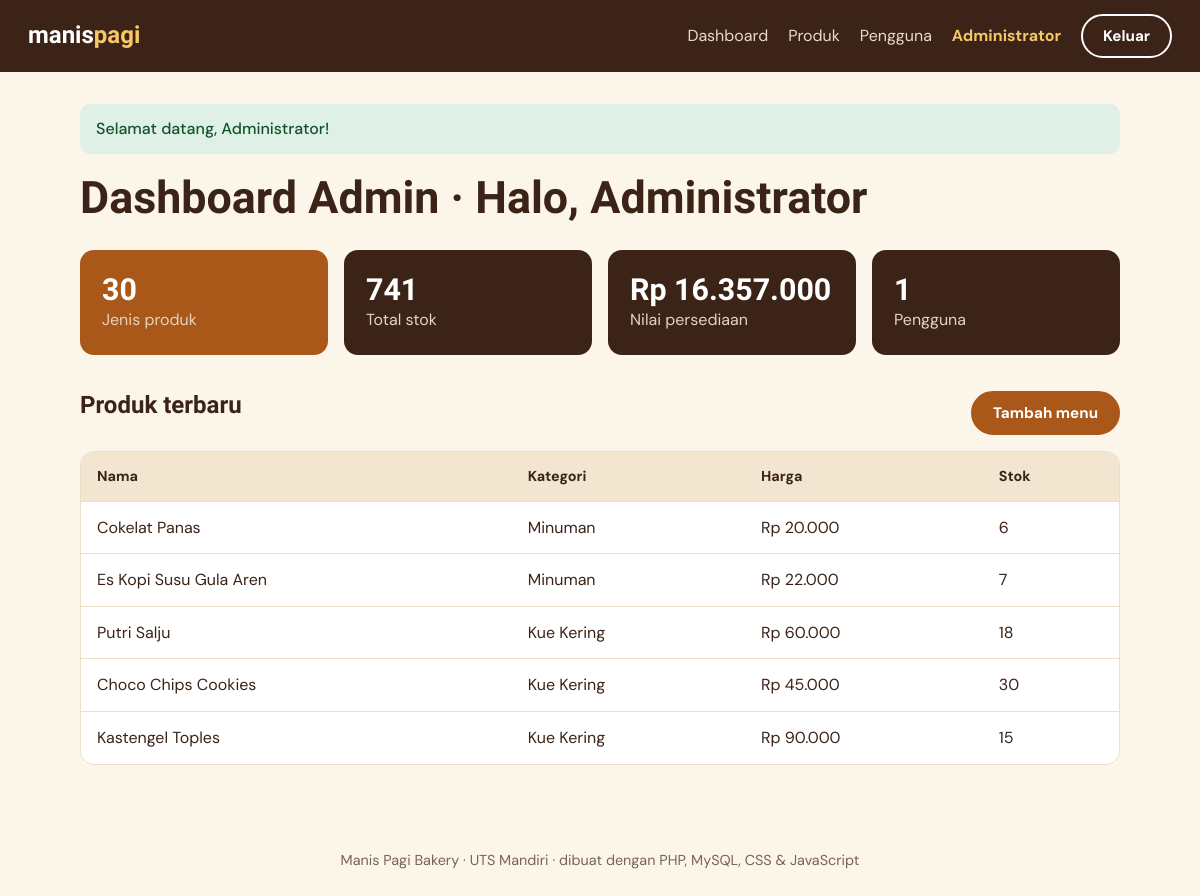
The app's page /index.php?r=dashboard/index (signed in) with its own data.
### tables this page shows
CREATE TABLE IF NOT EXISTS produk (
  id INT AUTO_INCREMENT PRIMARY KEY,
  nama VARCHAR(120) NOT NULL,
  kategori VARCHAR(60) NOT NULL,
  harga INT NOT NULL DEFAULT 0,
  stok INT NOT NULL DEFAULT 0,
  deskripsi TEXT,
  created_at TIMESTAMP DEFAULT CURRENT_TIMESTAMP
);

### app/core/Controller.php (called while the page is built, shortened)
<?php
class Controller {
    protected function view(string $name, array $data = []): void {
        extract($data);
        require __DIR__ . "/../views/layouts/header.php";
        require __DIR__ . "/../views/$name.php";
        require __DIR__ . "/../views/layouts/footer.php";
    }
}

### app/controllers/DashboardController.php (called while the page is built, shortened)
<?php
class DashboardController extends Controller {
    public function index() {
        $this->view('dashboard/index', ['title'=>'Dashboard','stats'=>(new Product)->stats(),'users'=>(new User)->count(),'terbaru'=>array_slice((new Product)->all(),0,5)]);
    }
}

### public/index.php (called while the page is built, shortened)
<?php
function url(string $r = ''): string { return BASE . '/index.php?r=' . $r; }
function e($v): string { return htmlspecialchars((string)$v, ENT_QUOTES, 'UTF-8'); }
function rupiah($n): string { return 'Rp ' . number_format((float)$n, 0, ',', '.'); }
$r = $_GET['r'] ?? 'home/index';
[$c, $a] = array_pad(explode('/', $r), 2, 'index');
$obj = new $class;
$obj->$a();

### app/models/Product.php (called while the page is built, shortened)
<?php
class Product {
    private PDO $db;
    public function __construct() { $this->db = Database::conn(); }
    public function all(): array { return $this->db->query("SELECT * FROM produk ORDER BY id DESC")->fetchAll(); }
    public function stats(): array {
        return $this->db->query("SELECT COUNT(*) total, COALESCE(SUM(stok),0) stok, COALESCE(SUM(harga*stok),0) nilai FROM produk")->fetch();
    }
}

### app/views/dashboard/index.php (the view)
<h1>Dashboard Admin · Halo, <?= e($_SESSION['user']['nama']) ?></h1>
<div class="stats">
  <div class="stat"><b><?= (int)$stats['total'] ?></b><span>Jenis produk</span></div>
  <div class="stat"><b><?= (int)$stats['stok'] ?></b><span>Total stok</span></div>
  <div class="stat"><b><?= rupiah($stats['nilai']) ?></b><span>Nilai persediaan</span></div>
  <div class="stat"><b><?= $users ?></b><span>Pengguna</span></div>
</div>
<div class="row between"><h2 class="sec">Produk terbaru</h2><a class="btn" href="<?= url('product/create') ?>">Tambah menu</a></div>
<div class="table-wrap"><table>
<tr><th>Nama</th><th>Kategori</th><th>Harga</th><th>Stok</th></tr>
<?php foreach ($terbaru as $p): ?>
<tr><td><?= e($p['nama']) ?></td><td><?= e($p['kategori']) ?></td><td><?= rupiah($p['harga']) ?></td><td><?= (int)$p['stok'] ?></td></tr>
<?php endforeach; if (!$terbaru): ?><tr><td colspan="4" class="empty">Belum ada produk.</td></tr><?php endif; ?>
</table></div>

### app/views/layouts/header.php (shortened to what this page needs)
<!DOCTYPE html>
<html lang="id">
<head>
<link rel="stylesheet" href="<?= BASE ?>/css/style.css">
</head>
<body>
<header class="nav">
  <a class="brand" href="<?= url('home/index') ?>">manis<span>pagi</span></a>
  <nav>
  <?php if (!empty($_SESSION['user'])): ?>
    <a href="<?= url('dashboard/index') ?>">Dashboard</a>
    <a href="<?= url('product/index') ?>">Produk</a>
    <?php if ($_SESSION['user']['role']==='admin'): ?><a href="<?= url('user/index') ?>">Pengguna</a><?php endif; ?>
    <span class="who"><?= e($_SESSION['user']['nama']) ?></span>
    <a class="btn btn-line" href="<?= url('auth/logout') ?>">Keluar</a>
  <?php else: ?>
    <a href="<?= url('auth/login') ?>">Masuk</a>
    <a class="btn" href="<?= url('auth/register') ?>">Daftar</a>
  <?php endif; ?>
  </nav>
</header>
<main class="wrap">
<?php if (!empty($_SESSION['flash'])): [$t,$m] = $_SESSION['flash']; unset($_SESSION['flash']); ?>
  <div class="toast <?= $t ?>"><?= e($m) ?></div>
<?php endif; ?>

### app/views/layouts/footer.php (shortened to what this page needs)
</main>
<footer class="foot">Manis Pagi Bakery · UTS Mandiri · dibuat dengan PHP, MySQL, CSS &amp; JavaScript</footer>
</body>
</html>

### public/css/style.css (style rules this page uses)
:root { --bg:#fbf5ea;--ink:#3b2417;--muted:#7a6352;--teal:#a9581a;--teal-d:#82410f;--sun:#f6c667;--card:#fff;--line:#ecdfca;--red:#b3392f;--r:14px }
* { box-sizing:border-box }
body { margin:0;background:var(--bg);color:var(--ink);font:16px/1.6 'DM Sans',system-ui,sans-serif }
h1,h2,h3,.brand { font-family:'Bricolage Grotesque',system-ui,sans-serif;line-height:1.15;margin:0 0 .6em }
h1 { font-size:clamp(1.9rem,4vw,2.8rem);font-weight:800 }
a { color:var(--teal) }
.wrap { max-width:1080px;margin:0 auto;padding:32px 20px 60px }
.nav { display:flex;align-items:center;justify-content:space-between;padding:14px 28px;background:var(--ink);position:sticky;top:0;z-index:5 }
.brand { color:#fff;text-decoration:none;font-size:1.5rem;font-weight:800;margin:0 }
.brand span { color:var(--sun) }
.nav nav { display:flex;align-items:center;gap:20px }
.nav nav a:not(.btn) { color:#ead9c4;text-decoration:none }
.who { color:var(--sun);font-weight:700 }
.btn { display:inline-block;background:var(--teal);color:#fff;border:2px solid var(--teal);padding:10px 20px;border-radius:999px;font:700 .95rem 'DM Sans',sans-serif;text-decoration:none;cursor:pointer;transition:background .15s }
.btn-line { background:transparent;color:var(--teal) }
.nav .btn-line { color:#fff;border-color:#fff }
.row { display:flex;gap:12px;flex-wrap:wrap;align-items:center }
.between { justify-content:space-between }
.sec { font-size:1.5rem }
.stats { display:grid;grid-template-columns:repeat(auto-fit,minmax(200px,1fr));gap:16px;margin:24px 0 36px }
.stat { background:var(--ink);color:#fff;border-radius:var(--r);padding:22px }
.stat:first-child { background:var(--teal) }
.stat b { display:block;font:800 1.9rem 'Bricolage Grotesque' }
.stat span { color:#e6d3bd }
.table-wrap { overflow-x:auto;background:var(--card);border:1px solid var(--line);border-radius:var(--r);margin-top:16px }
table { width:100%;border-collapse:collapse }
th,td { padding:13px 16px;text-align:left;border-bottom:1px solid var(--line) }
th { background:#f3e6d1;font-size:.9rem }
tr:last-child td { border-bottom:0 }
.toast { padding:12px 16px;border-radius:10px;margin-bottom:18px;font-weight:500;transition:opacity .4s }
.toast.ok { background:#dff1e6;color:#14532d }
.foot { text-align:center;color:var(--muted);padding:24px;font-size:.9rem }

### records on screen
produk: nama "Cokelat Panas", kategori "Minuman", harga "Rp 20.000", stok "6"
produk: nama "Es Kopi Susu Gula Aren", kategori "Minuman", harga "Rp 22.000", stok "7"
produk: nama "Putri Salju", kategori "Kue Kering", harga "Rp 60.000", stok "18"
produk: nama "Choco Chips Cookies", kategori "Kue Kering", harga "Rp 45.000", stok "30"
produk: nama "Kastengel Toples", kategori "Kue Kering", harga "Rp 90.000", stok "15"

### other values on screen
$_SESSION['user']['nama'] "Administrator"
$m "Selamat datang, Administrator!"
$stats['total'] "30"
$stats['stok'] "741"
rupiah($stats['nilai']) "Rp 16.357.000"
$users "1"
